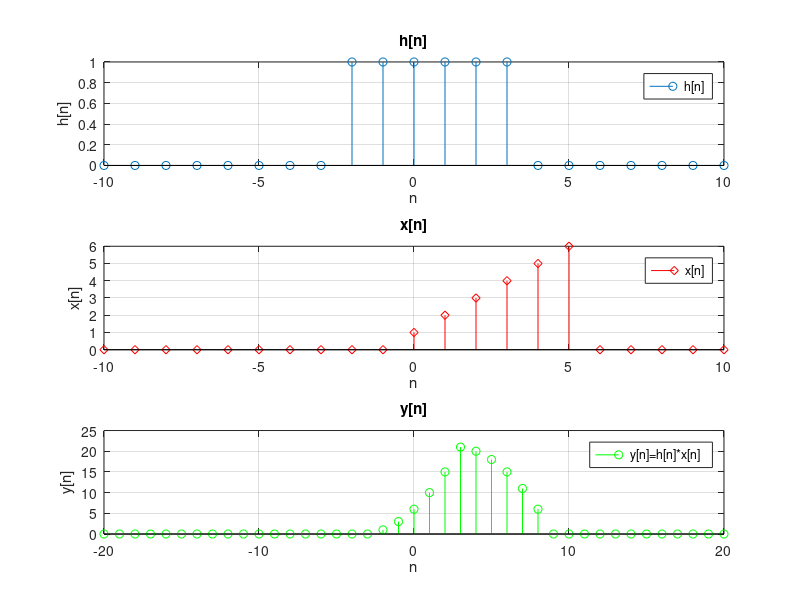

Write the MATLAB code that produced this figure.
%201500127 Δημήτρης Ορεινός Εργασία 4


%Ορίζουμε αρχικά τα αντίστοιχα διανύσματα χρόνου για το κάθένα,
%που θα τα ονομάσουμε n_h και n_x αντίστοιχα για τα σήματα h[n] και x[n].Για να ορίσουμε τα διανύσματα
%χρόνου που αντιστοιχούν σε κάθε σήμα χρησιμοποιούμε τη τεχνική των
%πολύκλαδων συναρτήσεων.

%Το σήμα h[n] ορίζεται στο χρόνο n. Για παράδειγμα, για το σήμα  h[n], 
%ένας κλάδος μπορεί να ορίζεται ως n_h1, ενώ ο ολικός χρόνος ως n_h,μέσω της σύντμησης των
%διανυσμάτων χρόνου(που έχουν μία μόνο σειρά) του σημάτος h[n] , σε ενιαίο διανύσμα χρόνου.
%Αντίστοιχα  το σήμα  x[n] ορίζεται στο χρόνο n,
%ένας κλάδος μπορεί να ορίζεται ως n_x1, ενώ ο ολικός χρόνος ως n_x,μέσω τη σύντμησης  
%διανυσμάτων χρόνου του σημάτος x[n], σε ενιαίο διανύσμα χρόνου.
%(Οι συντμήσεις των διανυσμα΄των χρόνου θα γίνουν παρακάτω).



n_h1=[-10:-3];

n_h2=[-2:3];

n_h3=[4:10];



n_x1=[-10:-1];

n_x2=[0:5];

n_x3=[6:10];




%Έπειτα με τη βοήθεια των συναρτήσεων zeros και ones, ορίζουμε τα δύο σήματα
%h[n] και x[n] σε ένα κοινό διάστημα του χρόνου n.Χρησιμοποιούμε για αυτό το
%σκοπό και την εντολή length(vector) που επιστρέφει το μήκος του εκάστοτε
%διανύσματος χρόνου που χρειαζόμαστε.


b_1=length(n_h1);

h_1=zeros(1,b_1);


b_2=length(n_h2);

h_2=ones(1,b_2);


b_3=length(n_h3);

h_3=zeros(1,b_3);



b_4=length(n_x1);

x_1=zeros(1,b_4);




b_5=length(n_x2);

x_2=n_x2+1;



b_6=length(n_x3);

x_3=zeros(1,b_6);




n_x=[n_x1  n_x2  n_x3];

n_h=[n_h1  n_h2  n_h3];

%Πραγματοποιούμε όπως και με τα διανύσματα χρόνου πιο πάνω, μία αντίστοιχη σύντμηση
%των διανυσμάτων των τιμών(που έχουν μία μόνο σειρά) των σημάτων h[n] και
%x[n].

x=[x_1 x_2 x_3]; 

h=[h_1 h_2 h_3];

%Ύστερα με τη χρήση της συνάρτησης y=conv(x,h)*time_step, όπου time_step=1,
%άρα y=conv(x,h), υπολογίζουμε τη συνέλιξη μεταξύ των δύο σημάτων h[n] και
%x[n].
%(Βέβαια θα μπορούσαμε να ορίσουμε τα διανύσματα χρόνου n_h και n_h και για τα δύο σήματα h[n] και x[n], 
%μόνο στα διαστήματα εκείνα στα οποία το καθένα ξεχωριστά παίρνει μη
%μηδενικές τιμές(χρησιμοποιώντας όμως τη συνάρτηση ones).
%Παρόλο που και με αυτό το τρόπο θα προκύψουν σωστά αποτελέσματα, 
%καθώς όμως η άσκηση μας ζητά να χρησιμοποιήσουμε τις
%συναρτήσεις zeros  και ones, είναι προτιμότερη η τεχνική των πολύκλαδων
%συναρτήσεων).
y=conv(x,h);

t=[-20:20];


subplot(3,1,1)


stem(n_h,h,'o')%Σχεδιάζουμε στο δεύτερο  παράθυρο το σήμα x[n],
%χρησιμοποιώντας την εντολή stem(x,y),όπου σαν ανεξάρτητη μεταβλητή x,θα θεωρήσουμε το χρόνο n και σαν
%εξαρτημένη μεταβλητή y, τις τιμές του σήματος h[n], για κάθε τιμή του
%χρόνου n.

grid

ylabel('h[n]'), xlabel('n'), legend('h[n]'), title('h[n]') %Μετά με τη χρήση των εντολών 
%ylabel('text'), xlabel('text'), legend('text'), title('text'), 
%εισάγουμε κατάλληλους τίτλους αξόνων και γραφήματος, λεζάντα, πλέγμα και
%βαθμολόγηση αξόνων για τo γράφημα του σήματος h[n].


subplot(3,1,2)

stem(n_x,x,'dr')%Σχεδιάζουμε στο δεύτερο  παράθυρο το σήμα x[n],
%χρησιμοποιώντας την εντολή stem(x,y),όπου σαν ανεξάρτητη μεταβλητή x,θα θεωρήσουμε το χρόνο n και σαν
%εξαρτημένη μεταβλητή y, τις τιμές του σήματος x[n], για κάθε τιμή του
%χρόνου n.

grid

ylabel('x[n]'), xlabel('n'), legend('x[n]'), title('x[n]')%Μετά με τη χρήση των εντολών 
%ylabel('text'), xlabel('text'), legend('text'), title('text'), 
%εισάγουμε κατάλληλους τίτλους αξόνων και γραφήματος, λεζάντα, πλέγμα και
%βαθμολόγηση αξόνων για τo γράφημα του σήματος x[n].


subplot(3,1,3)


stem(t,y,'g')%Σχεδιάζουμε στο τρίτο παράθυρο το σήμα y[n] που είναι το σήμα συνέλιξης μεταξύ των σημάτων h[n] 
%και x[n],χρησιμοποιώντας την εντολή stem(x,y),όπου σαν ανεξάρτητη μεταβλητή x,θα θεωρήσουμε το χρόνο n και σαν
%εξαρτημένη μεταβλητή y, τις τιμές του σήματος y[n], για κάθε τιμή του
%χρόνου n.

grid

ylabel('y[n]'), xlabel('n'), legend('y[n]=h[n]*x[n]'), title('y[n]')%Με τη χρήση των εντολών 
%ylabel('text'), xlabel('text'), legend('text'), title('text'), 
%εισάγουμε κατάλληλους τίτλους αξόνων και γραφήματος, λεζάντα, πλέγμα και
%βαθμολόγηση αξόνων για τo γράφημα του σήματος y[n].






